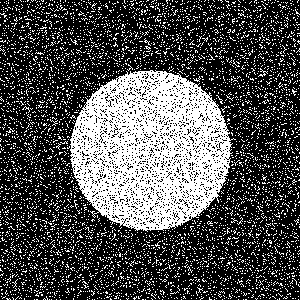

The Python source for this figure:
import cv2
import numpy as np
from matplotlib import pyplot as plt

img = 0 * np.ones((300,300),dtype=np.uint8)
cv2.circle(img, (150, 150), 80, 255, thickness=-1)

cv2.imwrite('circle.png', img)

sigma = 1
img += np.random.normal(0,sigma,img.shape).astype(np.uint8)

print(img.shape)
plt.imshow(img)
plt.show()

cv2.imwrite('noise.png', img)
